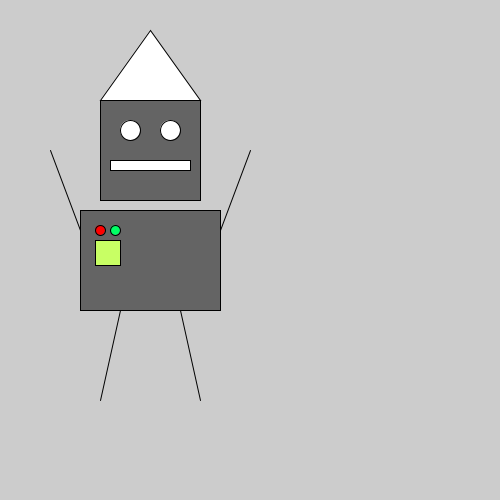
Frame 1 (no input)
Frame 60 (the mouse pressed at the canvas centre just before this capture): identical to frame 1, image omitted
Frame 120 (the mouse held since frame 60 and released just before this capture): identical to frame 1, image omitted

The Processing sketch that drew this single still picture (run headless with seeded random() and noise(); from frame 60 on, the mouse is pressed at the canvas centre):

// Processing sketch: Basics_05_Robot
// ── Basics_05_Robot.pde
/*
 Created by Michael Flueckiger
 
 */
void setup() {
  size(500, 500);
  
  // Head
triangle(100, 100, 150, 30, 200, 100);
fill(100, 100, 100);
rect(100, 100, 100, 100);
fill(255);
ellipse(130, 130, 20, 20);
ellipse(170, 130, 20, 20);
rect(110, 160, 80, 10);

//
fill(100, 100, 100);
rect(80, 210, 140, 100);


// buttons & stuff
fill(255, 0, 0);
ellipse(100, 230, 10, 10);

fill(0, 255, 100);
ellipse(115, 230, 10, 10);

fill(200, 255, 100);
rect(95, 240, 25, 25);

//Arms
line(80, 230, 50, 150);
line(220, 230, 250, 150);

//Legs
line(120, 310, 100, 400);
line(180, 310, 200, 400);
}

void draw(){


}
